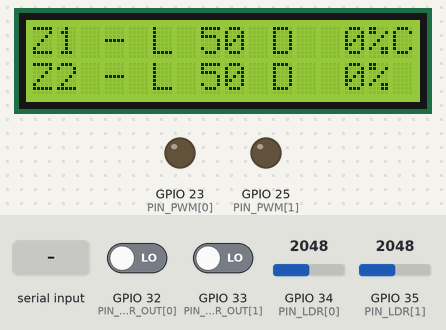
Recording of a sketch running on a simulated ESP32. Parts: 16×2 character LCD, output pins drawn as LEDs (lit = HIGH). The test bench sets the inputs (shaded band); at power-on: GPIO 32 (PIN_RADAR_OUT[0]) LOW, GPIO 33 (PIN_RADAR_OUT[1]) LOW, GPIO 34 (PIN_LDR[0]) = 2048, GPIO 35 (PIN_LDR[1]) = 2048 (analog values on the 0–4095 scale). WiFi joins after 1.5 s; servers stay silent unless stated; random numbers use the default seed unless the sketch sets one; what the sketch prints to the serial monitor is not drawn.

Above: at 2.7 s.
2.8 s: "A" received over Serial
At 3.8 s:
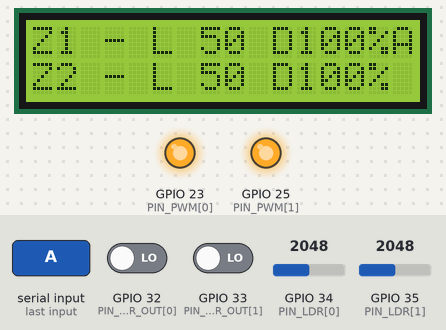
4.6 s: "B" received over Serial
At 5.6 s:
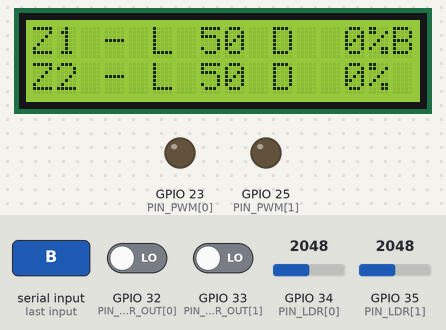
6.6 s: GPIO 32 (PIN_RADAR_OUT[0]) driven HIGH
At 8.3 s:
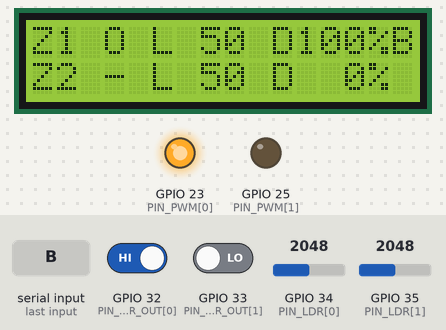
8.6 s: GPIO 33 (PIN_RADAR_OUT[1]) driven HIGH
At 9.9 s:
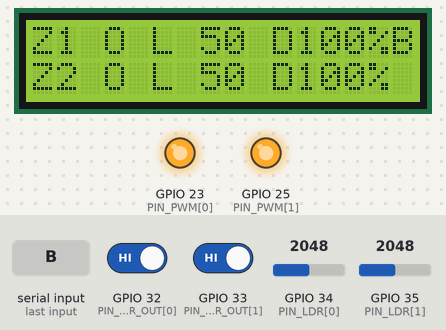
10.6 s: "REPLACE_" received over Serial
At 11.1 s:
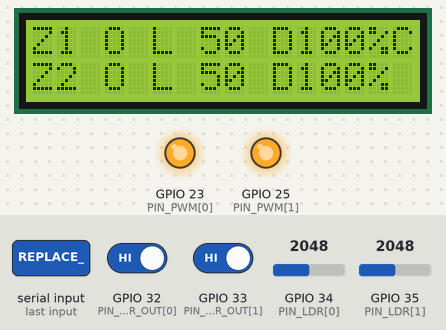
12.1 s: GPIO 34 (PIN_LDR[0]) set to 2161
At 12.76 s:
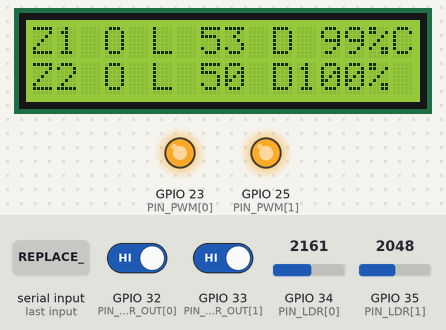
Timing chart, 0 to 17.8 s (numbered marks = the images above; inputs shaded):
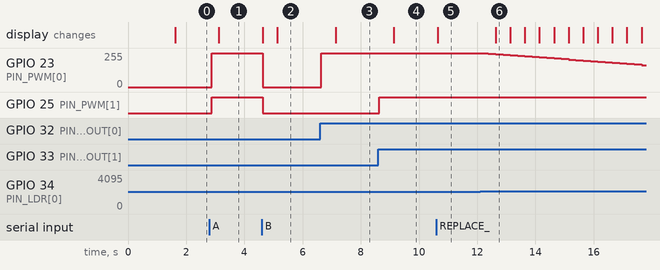

Measured:
- after the input at 2.8 s, GPIO 23 (PIN_PWM[0]): 0/255 → 255/255 after 0.08 s; GPIO 25 (PIN_PWM[1]): LOW → HIGH after 0.08 s; the display: changes after 0.33 s (image 1)
- after the input at 4.6 s, GPIO 23 (PIN_PWM[0]): 255/255 → 0/255 at once; GPIO 25 (PIN_PWM[1]): HIGH → LOW at once; the display: first changes at once (image 2 shows a later state)
- after the input at 6.6 s, GPIO 23 (PIN_PWM[0]): 0/255 → 255/255 at once; the display: changes after 0.53 s (image 3)
- after the input at 8.6 s, GPIO 25 (PIN_PWM[1]): LOW → HIGH at once; the display: changes after 0.53 s (image 4)
- after the input at 10.6 s, the display: changes at once (image 5)
- after the input at 12.1 s, GPIO 23 (PIN_PWM[0]): moves from 255/255 to 165/255 over 5.3 s, starting after 0.29 s; the display: changes after 0.54 s (image 6)
- what the display in image 6 shows lasts 0.5 s, from 12.6 s to 13.1 s

The sketch:

SmartLighting.ino
```cpp
#include <Arduino.h>
#include <esp_arduino_version.h>
#include <WiFi.h>
#include <WebServer.h>        // Built-in ESP32 web server (no external library downloads needed!)
#include <ArduinoJson.h>
#include "network_config.h"
#include <Wire.h>
#include <LiquidCrystal_I2C.h>

// ----------------------------------------------------------------------------
//  1. PIN MAP
// ----------------------------------------------------------------------------
#define NUM_ZONES 2

const uint8_t PIN_PWM[NUM_ZONES]       = {23, 25};  // -> XY-MOS PWM inputs
const uint8_t PIN_LDR[NUM_ZONES]       = {34, 35};  // ADC1, input-only pins
const uint8_t PIN_RADAR_OUT[NUM_ZONES] = {32, 33};  // LD2410 OUT (fallback)
const int8_t  RADAR_RX[NUM_ZONES]      = {16, 26};  // ESP32 RX  <- LD2410 TX
const int8_t  RADAR_TX[NUM_ZONES]      = {17, 27};  // ESP32 TX  -> LD2410 RX
const int8_t  PIN_SDA = 21;
const int8_t  PIN_SCL = 22;

HardwareSerial* radarSerial[NUM_ZONES] = {&Serial2, &Serial1};

// ----------------------------------------------------------------------------
//  2. TUNABLE SETTINGS  (calibrate these on your bench!)
// ----------------------------------------------------------------------------
const uint8_t  LCD_ADDR        = 0x27;      // try 0x3F if the screen stays blank
const uint32_t RADAR_BAUD      = 256000;    // LD2410 factory default

// PWM
const uint32_t PWM_FREQ_HZ     = 5000;
const uint8_t  PWM_BITS        = 10;        // 0..1023
const uint16_t PWM_MAX         = (1 << PWM_BITS) - 1;

// Occupancy
const uint32_t HOLD_TIME_MS        = 15000; // keep "occupied" this long after last detection
const uint32_t RADAR_TIMEOUT_MS    = 2000;  // no UART frame for this long -> use OUT pin
const uint16_t MAX_DETECT_CM       = 40;    // ignore targets farther than this
const bool     CONFIGURE_RADAR     = false;
const uint8_t  RADAR_MOVE_SENS     = 40;
const uint8_t  RADAR_STATIC_SENS   = 40;
const float    SETBACK_DUTY_PCT    = 0.0f;  // light level when zone is empty (0 = off)

// Illuminance feedback
const bool     LDR_INVERT          = false;
float          TARGET_ADC[NUM_ZONES] = {2000.0f, 2000.0f};
const float    DEADBAND_ADC        = 120.0f;
const float    KI_PCT_PER_COUNT    = 0.010f;
const float    MAX_STEP_PCT        = 4.0f;
const float    OCC_START_DUTY_PCT  = 30.0f;
const float    MIN_OCC_DUTY_PCT    = 0.0f;
const float    RAMP_DOWN_STEP_PCT  = 3.0f;

// Timing (non-blocking scheduler)
const uint32_t LDR_SAMPLE_MS    = 20;
const uint32_t RADAR_POLL_MS    = 1;
const uint32_t CONTROL_MS       = 250;
const uint32_t LCD_MS           = 500;
const uint32_t LOG_MS           = 1000;

// ----------------------------------------------------------------------------
//  3. DATA TYPES
// ----------------------------------------------------------------------------
enum ControlMode { MODE_A_FULL = 'A', MODE_B_ONOFF = 'B', MODE_C_ADAPTIVE = 'C' };

struct RadarParser {
  uint8_t  buf[48];
  uint8_t  idx = 0;
  bool     present = false;
  uint16_t detectCm = 0;
  uint32_t lastFrameMs = 0;

  void feed(uint8_t b) {
    static const uint8_t HDR[4] = {0xF4, 0xF3, 0xF2, 0xF1};
    static const uint8_t FTR[4] = {0xF8, 0xF7, 0xF6, 0xF5};

    if (idx < 4) {
      if (b == HDR[idx]) buf[idx++] = b;
      else { idx = 0; if (b == HDR[0]) buf[idx++] = b; }
      return;
    }
    buf[idx++] = b;
    if (idx == 6) {
      uint16_t len = buf[4] | (buf[5] << 8);
      if (len < 13 || len > 32) { idx = 0; return; }
    }
    if (idx >= 6) {
      uint16_t len   = buf[4] | (buf[5] << 8);
      uint8_t  total = 6 + len + 4;
      if (idx >= total) {
        bool footerOk = true;
        for (uint8_t i = 0; i < 4; i++)
          if (buf[6 + len + i] != FTR[i]) footerOk = false;
        const uint8_t* d = &buf[6];
        if (footerOk && d[0] == 0x02 && d[1] == 0xAA && d[2] <= 3 && d[11] == 0x55 && d[12] == 0x00) {
          detectCm    = d[9] | (d[10] << 8);
          present     = (d[2] != 0) && (detectCm <= MAX_DETECT_CM);
          lastFrameMs = millis();
        }
        idx = 0;
      }
      if (idx >= sizeof(buf)) idx = 0;
    }
  }
};

struct Zone {
  RadarParser radar;
  bool     occupied      = false;
  bool     prevOccupied  = false;
  uint32_t lastPresentMs = 0;
  float    ldrFiltered   = 0;
  float    dutyPct       = 0;
  bool     radarUartOk   = false;
  bool     enabled       = true;
  bool     manualOverride= false;
  float    manualPct     = 0;
};

// ----------------------------------------------------------------------------
//  4. GLOBALS
// ----------------------------------------------------------------------------
LiquidCrystal_I2C lcd(LCD_ADDR, 16, 2);
Zone        zones[NUM_ZONES];
ControlMode mode = MODE_C_ADAPTIVE;

uint32_t tLdr = 0, tControl = 0, tLcd = 0, tLog = 0;

// ----------------------------------------------------------------------------
//  5. PWM
// ----------------------------------------------------------------------------
void pwmInit() {
  for (uint8_t z = 0; z < NUM_ZONES; z++) {
#if ESP_ARDUINO_VERSION >= ESP_ARDUINO_VERSION_VAL(3, 0, 0)
    ledcAttach(PIN_PWM[z], PWM_FREQ_HZ, PWM_BITS);
    ledcWrite(PIN_PWM[z], 0);
#else
    ledcSetup(z, PWM_FREQ_HZ, PWM_BITS);
    ledcAttachPin(PIN_PWM[z], z);
    ledcWrite(z, 0);
#endif
  }
}

void pwmWritePercent(uint8_t z, float pct) {
  pct = constrain(pct, 0.0f, 100.0f);
  uint32_t duty = (uint32_t)(pct * PWM_MAX / 100.0f + 0.5f);
#if ESP_ARDUINO_VERSION >= ESP_ARDUINO_VERSION_VAL(3, 0, 0)
  ledcWrite(PIN_PWM[z], duty);
#else
  ledcWrite(z, duty);
#endif
}

// ----------------------------------------------------------------------------
//  6. SENSOR HANDLING
// ----------------------------------------------------------------------------
void ldrUpdate() {
  for (uint8_t z = 0; z < NUM_ZONES; z++) {
    int raw = analogRead(PIN_LDR[z]);
    if (LDR_INVERT) raw = 4095 - raw;
    if (zones[z].ldrFiltered == 0) zones[z].ldrFiltered = raw;
    zones[z].ldrFiltered += 0.1f * (raw - zones[z].ldrFiltered);
  }
}

void radarDrain() {
  for (uint8_t z = 0; z < NUM_ZONES; z++) {
    while (radarSerial[z]->available()) zones[z].radar.feed(radarSerial[z]->read());
  }
}

void occupancyUpdate() {
  uint32_t now = millis();
  for (uint8_t z = 0; z < NUM_ZONES; z++) {
    Zone& Z = zones[z];
    Z.radarUartOk = (Z.radar.lastFrameMs != 0) && (now - Z.radar.lastFrameMs < RADAR_TIMEOUT_MS);

    bool rawPresent = Z.radarUartOk ? Z.radar.present : (digitalRead(PIN_RADAR_OUT[z]) == HIGH);

    Z.prevOccupied = Z.occupied;
    if (rawPresent) {
      Z.lastPresentMs = now;
      Z.occupied = true;
    } else if (Z.occupied && (now - Z.lastPresentMs > HOLD_TIME_MS)) {
      Z.occupied = false;
    }
  }
}

// ----------------------------------------------------------------------------
//  7. CONTROL LOGIC
// ----------------------------------------------------------------------------
void controlZone(uint8_t z) {
  Zone& Z = zones[z];

  if (!Z.enabled) { Z.dutyPct = 0; pwmWritePercent(z, 0); return; }
  if (Z.manualOverride) { Z.dutyPct = Z.manualPct; pwmWritePercent(z, Z.dutyPct); return; }

  switch (mode) {
    case MODE_A_FULL:
      Z.dutyPct = 100.0f;
      break;

    case MODE_B_ONOFF:
      Z.dutyPct = Z.occupied ? 100.0f : 0.0f;
      break;

    case MODE_C_ADAPTIVE:
    default:
      if (!Z.occupied) {
        if (Z.dutyPct > SETBACK_DUTY_PCT) {
          Z.dutyPct -= RAMP_DOWN_STEP_PCT;
          if (Z.dutyPct < SETBACK_DUTY_PCT) Z.dutyPct = SETBACK_DUTY_PCT;
        } else {
          Z.dutyPct = SETBACK_DUTY_PCT;
        }
      } else {
        if (!Z.prevOccupied && Z.dutyPct < OCC_START_DUTY_PCT) Z.dutyPct = OCC_START_DUTY_PCT;

        float err = TARGET_ADC[z] - Z.ldrFiltered;
        if (fabsf(err) > DEADBAND_ADC) {
          float step = constrain(KI_PCT_PER_COUNT * err, -MAX_STEP_PCT, MAX_STEP_PCT);
          Z.dutyPct += step;
        }
        Z.dutyPct = constrain(Z.dutyPct, MIN_OCC_DUTY_PCT, 100.0f);
      }
      break;
  }
  pwmWritePercent(z, Z.dutyPct);
}

// ----------------------------------------------------------------------------
//  8. DISPLAY & LOGGING
// ----------------------------------------------------------------------------
void lcdUpdate() {
  char line[17];
  for (uint8_t z = 0; z < NUM_ZONES; z++) {
    int lightPct = (int)(zones[z].ldrFiltered * 100.0f / 4095.0f + 0.5f);
    int dutyPct  = (int)(zones[z].dutyPct + 0.5f);
    snprintf(line, sizeof(line), "Z%d %c L%3d D%3d%%%c",
             z + 1, zones[z].occupied ? 'O' : '-', lightPct, dutyPct,
             (z == 0) ? (char)mode : ' ');
    lcd.setCursor(0, z);
    lcd.print(line);
  }
}

void serialLog() {
  for (uint8_t z = 0; z < NUM_ZONES; z++) {
    Serial.printf("%lu,%c,%d,%d,%d,%.0f,%.0f,%.1f\n",
                  (unsigned long)millis(), (char)mode, z + 1,
                  zones[z].occupied, zones[z].radarUartOk,
                  zones[z].ldrFiltered, TARGET_ADC[z], zones[z].dutyPct);
  }
}

void serialCommands() {
  while (Serial.available()) {
    char c = toupper(Serial.read());
    if (c == 'A' || c == 'B' || c == 'C') {
      mode = (ControlMode)c;
      Serial.printf("# Mode set to %c\n", c);
    } else if (c == 'T') {
      for (uint8_t z = 0; z < NUM_ZONES; z++) TARGET_ADC[z] = zones[z].ldrFiltered;
      Serial.printf("# Targets set to current light\n");
    }
  }
}

// ----------------------------------------------------------------------------
//  9. SETUP / LOOP & SYNCHRONOUS WEB SERVER
// ----------------------------------------------------------------------------
struct NetworkCommand { char mode; int8_t zone; bool hasEnabled, enabled, hasManual, manual; float brightness; bool hasBrightness; };
QueueHandle_t commandQueue;
SemaphoreHandle_t snapshotLock;
WebServer httpServer(HTTP_PORT);
String cachedStatus = "{}";
uint32_t lastWifiAttempt = 0;
const char* bootId = nullptr;
char bootIdBuffer[17];

void publishSnapshot() {
  if(!snapshotLock) return;
  JsonDocument doc;
  doc["apiVersion"] = 1;
  doc["bootId"] = bootId;
  doc["uptimeMs"] = millis();
  doc["systemStatus"] = "running";
  doc["mode"] = String((char)mode);
  doc["updatedUptimeMs"] = millis();
  JsonArray a = doc["zones"].to<JsonArray>();
  for (uint8_t z=0; z<NUM_ZONES; z++) {
    JsonObject o = a.add<JsonObject>();
    o["id"]=z+1; o["occupied"]=zones[z].occupied;
    o["adc"]=roundf(zones[z].ldrFiltered); o["targetAdc"]=TARGET_ADC[z];
    o["brightness"]=zones[z].dutyPct; o["radarUartOk"]=zones[z].radarUartOk;
    o["enabled"]=zones[z].enabled; o["manualOverride"]=zones[z].manualOverride;
    o["manualBrightness"]=zones[z].manualPct;
    o["controlOwner"]=!zones[z].enabled?"disabled":zones[z].manualOverride?"manual":"automatic";
  }
  String next; serializeJson(doc,next);
  if(xSemaphoreTake(snapshotLock, pdMS_TO_TICKS(5))==pdTRUE) { cachedStatus=next; xSemaphoreGive(snapshotLock); }
}

void jsonError(int code, const char* message) {
  JsonDocument d; d["error"]=message; String out; serializeJson(d,out);
  httpServer.send(code, "application/json", out);
}

bool authorized() {
  if(!httpServer.hasHeader("Authorization") || httpServer.header("Authorization") != String("Bearer ") + API_TOKEN) {
    jsonError(401, "Invalid API token"); return false;
  }
  return true;
}

void sendSnapshot() {
  if(!authorized()) return;
  String out;
  if(xSemaphoreTake(snapshotLock, pdMS_TO_TICKS(5)) != pdTRUE) { jsonError(503, "Snapshot busy; retry"); return; }
  out = cachedStatus; xSemaphoreGive(snapshotLock);
  httpServer.sendHeader("Cache-Control", "no-store");
  httpServer.send(200, "application/json", out);
}

void handleCommand(int8_t zone) {
  if(!authorized()) return;
  if(!httpServer.hasArg("plain")) { jsonError(400, "Missing JSON body"); return; }
  String raw = httpServer.arg("plain");
  if(raw.length() > 256) { jsonError(413, "Command too large"); return; }

  JsonDocument d;
  if(deserializeJson(d, raw) || !d.is<JsonObject>()) { jsonError(400, "Invalid JSON object"); return; }

  NetworkCommand cmd{}; cmd.zone = zone;
  if(zone < 0) {
    if(!d["mode"].is<const char*>()) { jsonError(400, "Expected mode A, B or C"); return; }
    String m = d["mode"].as<String>();
    if(m != "A" && m != "B" && m != "C") { jsonError(422, "Mode must be A, B or C"); return; }
    cmd.mode = m[0];
  } else {
    cmd.hasEnabled = d["enabled"].is<bool>(); cmd.enabled = d["enabled"] | false;
    cmd.hasManual = d["manualOverride"].is<bool>(); cmd.manual = d["manualOverride"] | false;
    cmd.hasBrightness = d["brightness"].is<float>() || d["brightness"].is<int>();
    cmd.brightness = d["brightness"] | 0.0f;
    if(cmd.hasBrightness && (!isfinite(cmd.brightness) || cmd.brightness < 0 || cmd.brightness > 100)) { jsonError(422, "Brightness outside 0..100"); return; }
  }

  if(xQueueSend(commandQueue, &cmd, 0) != pdTRUE) { jsonError(503, "Command queue full"); return; }
  httpServer.send(202, "application/json", "{\"accepted\":true,\"message\":\"Queued; verify using status\"}");
}

void applyNetworkCommands() {
  if(!commandQueue) return;
  NetworkCommand c;
  if(xQueueReceive(commandQueue, &c, 0) == pdTRUE) {
    if(c.zone < 0) mode = (ControlMode)c.mode;
    else {
      Zone& z = zones[c.zone];
      if(c.hasEnabled) z.enabled = c.enabled;
      if(c.hasBrightness) z.manualPct = c.brightness;
      if(c.hasManual) z.manualOverride = c.manual;
      if(c.hasManual && !c.manual && mode == MODE_C_ADAPTIVE) z.dutyPct = z.occupied ? OCC_START_DUTY_PCT : SETBACK_DUTY_PCT;
    }
    for(uint8_t z = 0; z < NUM_ZONES; z++) {
      if(!zones[z].enabled || zones[z].manualOverride) {
        zones[z].dutyPct = zones[z].enabled ? zones[z].manualPct : 0;
        pwmWritePercent(z, zones[z].dutyPct);
      }
    }
    publishSnapshot();
  }
}

void networkSetup() {
  commandQueue = xQueueCreate(8, sizeof(NetworkCommand));
  snapshotLock = xSemaphoreCreateMutex();
  if(!commandQueue || !snapshotLock) { Serial.println("# Network disabled: allocation failure"); return; }

  snprintf(bootIdBuffer, sizeof(bootIdBuffer), "%08lx%08lx", (unsigned long)esp_random(), (unsigned long)esp_random());
  bootId = bootIdBuffer;
  publishSnapshot();

  if(strlen(API_TOKEN) < 24 || String(API_TOKEN).startsWith("REPLACE_")) { Serial.println("# Network disabled: configure unique API token"); return; }

  WiFi.mode(WIFI_STA);
  WiFi.setAutoReconnect(true);
  WiFi.begin(WIFI_SSID, WIFI_PASSWORD);
  lastWifiAttempt = millis();

  const char* headerKeys[] = {"Authorization"};
  httpServer.collectHeaders(headerKeys, 1);

  httpServer.on("/api/status", HTTP_GET, sendSnapshot);
  httpServer.on("/api/zones", HTTP_GET, sendSnapshot);
  httpServer.on("/api/health", HTTP_GET, sendSnapshot);
  httpServer.on("/api/history", HTTP_GET, [](){ if(authorized()) httpServer.send(200, "application/json", "{\"storage\":\"phone_sqlite\",\"records\":[]}"); });
  httpServer.on("/api/mode", HTTP_POST, [](){ handleCommand(-1); });
  httpServer.on("/api/zones/1", HTTP_POST, [](){ handleCommand(0); });
  httpServer.on("/api/zones/2", HTTP_POST, [](){ handleCommand(1); });
  httpServer.onNotFound([](){ jsonError(404, "Endpoint not found"); });

  httpServer.begin();
}

void networkMaintain() {
  if(!commandQueue || !snapshotLock) return;
  static bool wasOnline = false;
  bool online = WiFi.status() == WL_CONNECTED;
  if(online && !wasOnline) { Serial.print("# App address: http://"); Serial.println(WiFi.localIP()); }
  wasOnline = online;
  if(!online && millis() - lastWifiAttempt >= 30000) { lastWifiAttempt = millis(); WiFi.reconnect(); }
}

void setup() {
  Serial.begin(115200);
  pwmInit();

  analogReadResolution(12);
  for (uint8_t z = 0; z < NUM_ZONES; z++) {
    analogSetPinAttenuation(PIN_LDR[z], ADC_11db);
    pinMode(PIN_RADAR_OUT[z], INPUT);
    radarSerial[z]->begin(RADAR_BAUD, SERIAL_8N1, RADAR_RX[z], RADAR_TX[z]);
  }

  Wire.begin(PIN_SDA, PIN_SCL);
  lcd.init();
  lcd.backlight();
  lcd.setCursor(0, 0); lcd.print("Smart Lighting");
  lcd.setCursor(0, 1); lcd.print("Group C - ESP32");
  delay(1500);
  lcd.clear();

  networkSetup();

  Serial.println("# ms,mode,zone,occupied,radarUART,ldrAdc,targetAdc,duty%");
}

void loop() {
  uint32_t now = millis();

  httpServer.handleClient(); // Process incoming web requests
  applyNetworkCommands();
  networkMaintain();
  radarDrain();
  serialCommands();

  if (now - tLdr >= LDR_SAMPLE_MS) {
    tLdr = now;
    ldrUpdate();
  }

  if (now - tControl >= CONTROL_MS) {
    tControl = now;
    occupancyUpdate();
    for (uint8_t z = 0; z < NUM_ZONES; z++) controlZone(z);
  }

  if (now - tLcd >= LCD_MS) {
    tLcd = now;
    lcdUpdate();
  }

  if (now - tLog >= LOG_MS) {
    tLog = now;
    serialLog();
    publishSnapshot();
  }
}
```

network_config.h
```cpp
#pragma once
// Copy to network_config.h and edit before uploading. Never commit your secrets.
const char* WIFI_SSID = "Cyrus";
const char* WIFI_PASSWORD = "Cuoremiox";
const char* API_TOKEN = "my_secure_lighting_token_123GroupC";
const uint16_t HTTP_PORT = 80;
```
